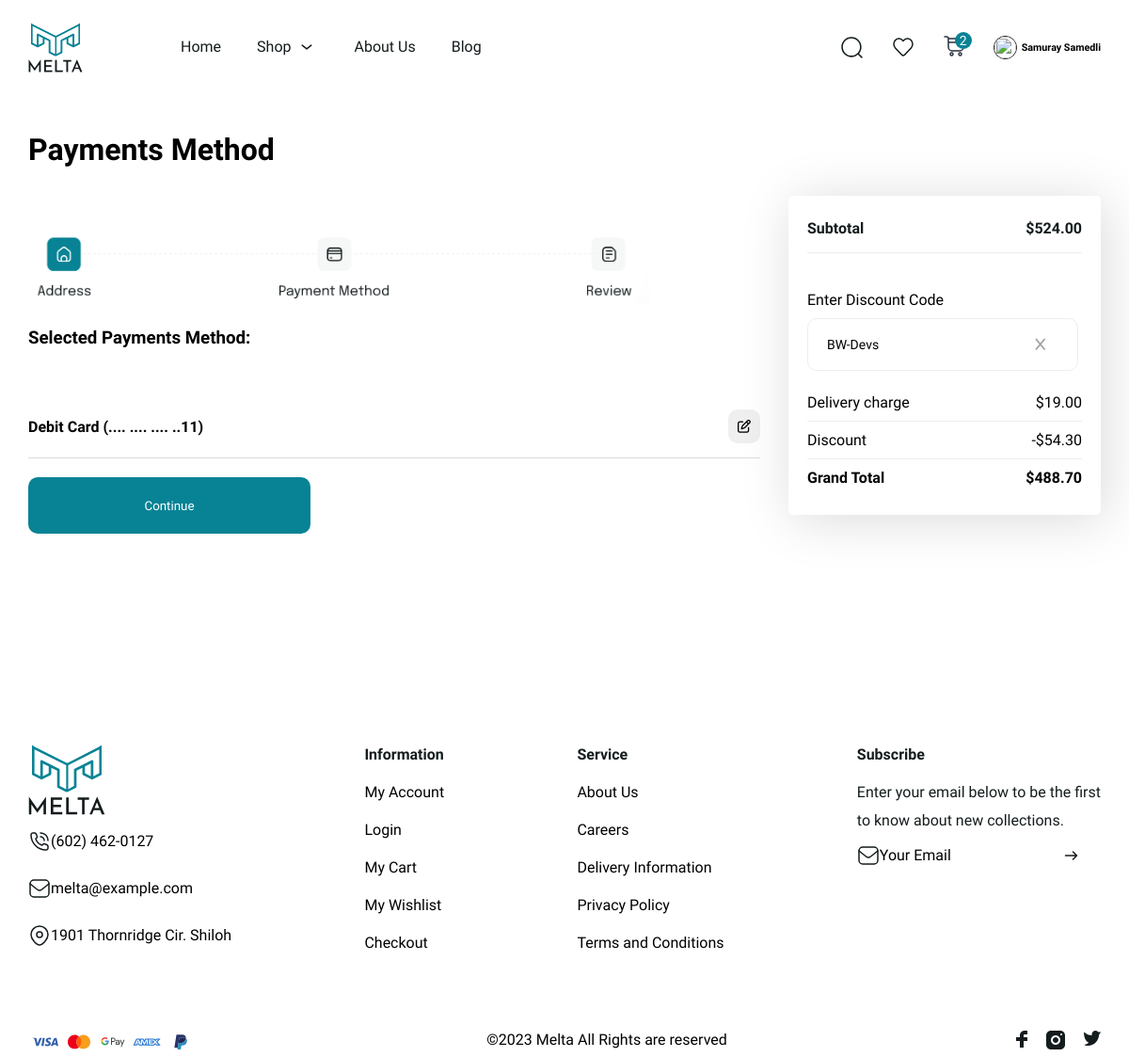
Page /payments/ (signed in) on the earlier database version.
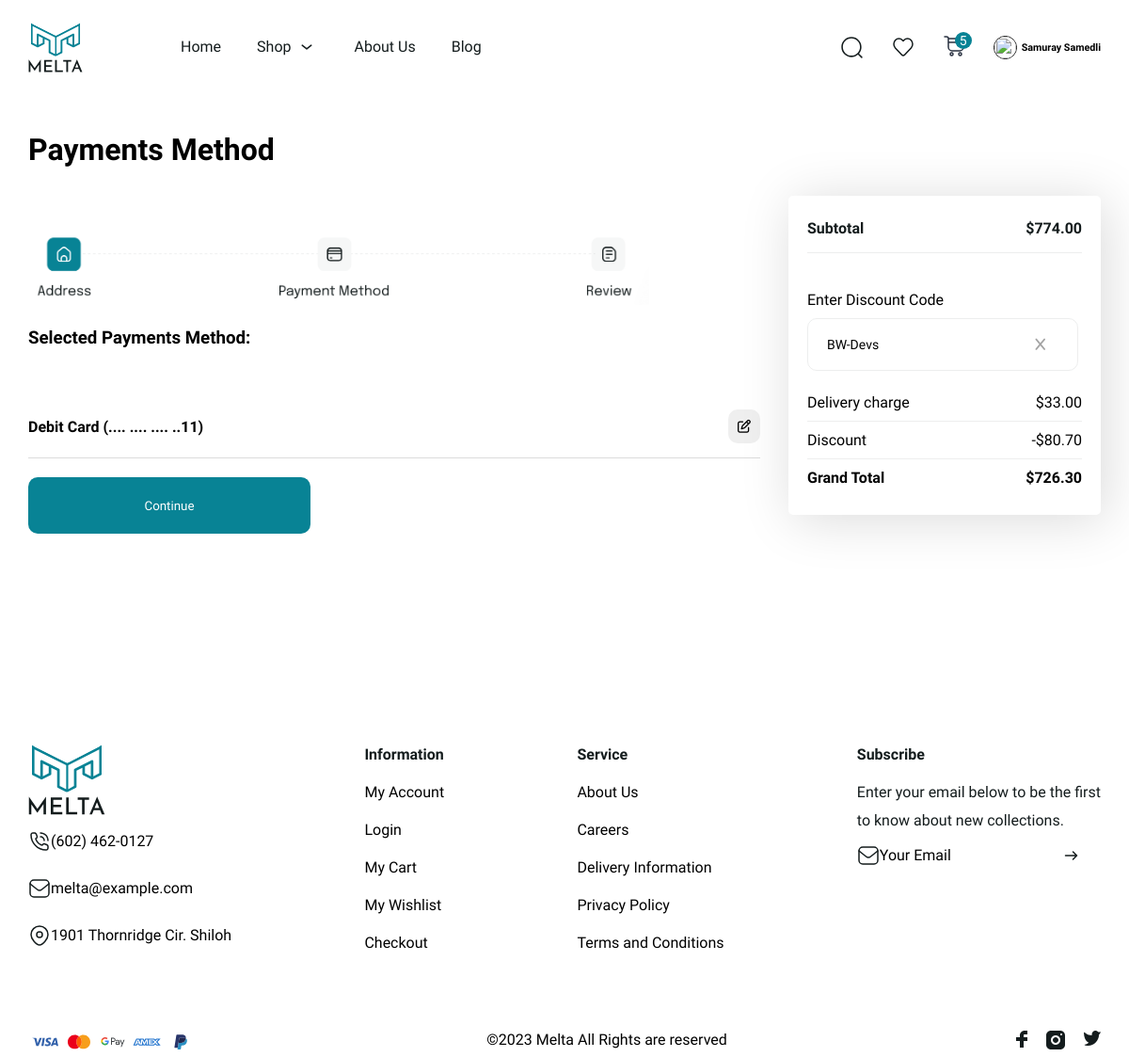
Same page on the later database version.
### home/models.py (models this page shows, shortened)
class UserOrderSummary(models.Model):
    user = models.OneToOneField(User,on_delete=models.CASCADE)
    discounts= models.ForeignKey(Discounts,null=True,db_constraint=False,on_delete=models.CASCADE,blank=True )
    discount_value= models.DecimalField(max_digits=10,decimal_places=2,default=0)
    subtotal= models.DecimalField(max_digits=10,decimal_places=2,default=0)
    payments = models.ForeignKey(Payments , null=True, blank=True,on_delete=models.CASCADE)
    address = models.ForeignKey(UserAddress, on_delete=models.SET_NULL, null=True, blank=True)
    total_delivery_cost= models.DecimalField(max_digits=10,decimal_places=2,default=0)
    grand_total= models.DecimalField(max_digits=10,decimal_places=2,default=0)

class Payments(models.Model):
    user = models.ForeignKey(User, on_delete=models.CASCADE)
    name = models.CharField(max_length=40,null=True,blank=True)
    payment_method = models.CharField(max_length=3, choices=PaymentMethod.choices)
    amount = models.DecimalField(max_digits=10, decimal_places=2,blank=True,null=True)
    transaction_id = models.CharField(max_length=100, blank=True, null=True)
    cvv = models.IntegerField(null=True,blank=True,validators=[MinValueValidator(100), MaxValueValidator(999)])
    payment_date = models.DateTimeField(auto_now_add=True)
    updated_at = models.DateTimeField(auto_now=True)
    class Meta:
        verbose_name = "Payment"
        verbose_name_plural = "Payments"

class Discounts(models.Model):
    code = models.CharField(max_length=50,unique=True)
    discount_type = models.CharField(max_length=50,choices=[('percentage', 'Percentage'), ('fixed', 'Fixed Amount')])
    discount_amount = models.DecimalField(max_digits=5, decimal_places=2)
    max_discount_amount = models.DecimalField(max_digits=5,decimal_places=2)
    is_active = models.BooleanField(default=True)
    def __str__(self):
        return self.code

### home/views.py (the view)
# urls.py: path('payments/',payments_view, name='payments'),
def payments_view(request):
    order = Order.objects.filter(customers=request.user, status=False)
    order_count = order.count()
    user_order_summary = UserOrderSummary.objects.get(user=request.user)
    address = UserAddress.objects.filter(user=request.user)
    context={'address':address,'user_order_summary':user_order_summary,'update_address': update_address,'order':order,'order_count':order_count}
    return render(request, 'payment.html',context)

### home/models.py (called while the page is built)
    def get_main_image(self):
        first_image = self.images.first()
        return first_image.images.url if first_image else None

### templates/payment.html (shortened to what this page needs)
{% extends "base.html" %}
{% block body %}
<div class="payments">
    <h1>Payments Method</h1>
      <div class="payments_body">
            <div class="payments_about">
              <div class="shipping_icon">
                    <img src="/media/navbar-footer_img/shipping_icon.png" alt="png" />
              </div>
              {% if user_order_summary.payments %}
              <h3 >Selected Payments Method:</h3>
              {% else %}
              <h3>Select Your payment method</h3>
              {% endif %}
              <div class="payment_select" >
            {% if user_order_summary.payments and not upd_card %}
            <div class="payment_info">
              <h4 >Debit Card (.... .... .... ..{{user_order_summary.payments.transaction_id|slice:'-2:'}})</h4>
              <a href="{% url 'update-card' user_order_summary.payments.id %}">
                <button class="payment_card_edit">
                  <i class="fa-regular fa-pen-to-square"></i>
                </button>
              </a>
            </div>
            {% endif %}
              <a href="{% url 'order-summary' %}">
                 <button type="button" style="height: 60px;width:300px;margin-top:10px"  class="pro_btn">Continue</button>
              </a>
            </div>
        </div>
      <div class="checkout_right">
        <div class="subtotal">
          <h4>Subtotal</h4>
          <h4>${{ user_order_summary.subtotal|floatformat:2}}</h4>
        </div>
        <div class="">
          <span style="text-align:left;">Enter Discount Code</span>
          <div class="coupon">
            {% if user_order_summary.discounts%}
            <div class="add_coupon_input">
              <div class="add_coupon_code">{{user_order_summary.discounts}}</div>
                <a href="{% url 'delete-discount'%}"><i class="fa-solid fa-x" style="color: #a3a3a3;">
                  </i>
                </a>
              </div>
            {% else %}
              <form class="coupon_input" method="post" action="{% url 'apply-discount' %}">
                {% csrf_token %}
                <input required type="text" id="coupon-code" value="" name="discount_code" placeholder="Enter discount code"/>
                <button type="submit" id="apply-coupon">Apply</button>
              </form>
            {% endif %}
      </div>
      <div class="delivery">
        <div>Delivery charge</div>
        <div>
          ${{user_order_summary.total_delivery_cost|floatformat:2}}
        </div>
      </div>
      <div class="delivery">
        {% if user_order_summary.discount_value > 0 %}
        <div>Discount</div>
        <div>-${{user_order_summary.discount_value}}</div>
        {% endif %}
      </div>
        <div class="total">
          <h4>Grand Total</h4>
          <h4 >${{user_order_summary.grand_total|floatformat:2}}</h4>
        </div>
      </div>
        </div>
      </div>
      </div>
</div>
{% endblock body %}

### templates/base.html (shortened to what this page needs)
{% load static %}
<!DOCTYPE html>
<html lang="en">
<head>
    <link rel="stylesheet" href="https://cdnjs.cloudflare.com/ajax/libs/font-awesome/6.5.1/css/all.min.css" />
    <link rel="stylesheet" href="{% static 'product.css'%}">
    <link rel="stylesheet" href="{%static 'style.css'%}">
</head>
<body>
    <div class="container">
        <div class="navbar">
          <div class="nav">
            <div class="logo_text">
              <a href="{% url 'home' %}">
                <img
                src="/media/navbar-footer_img/homepage_logo.svg"
                alt="header-logo"
                class="header_logo"
              />
              </a>
            </div>
            <ul class="header_menu">
              <li><a href="{% url 'home' %}">Home</a></li>
              <li>
                <a href="{% url 'products' %}">Shop <img src="/media/navbar-footer_img/down.svg" alt="down" /></a>
              </li>
              <li><a href="">About Us</a></li>
              <li><a href="">Blog</a></li>
            </ul>
          </div>
          <div class="nav_login">
            <ul class="header_icon">
              <li style='position:relative;display:flex;align-items:center'>
                  <img onclick='searchClick(event)' style='margin-left:10px;width:25px;height:25px'  src="/media/navbar-footer_img/search_icon.svg" alt="" />
              </li>
              <li>
                  <img src="/media/navbar-footer_img/fav_icon.svg" alt="" />
              </li>
              <li>
                <button id="shop_btn" onclick="card_view()" class="icon_button">
                  <img src="/media/navbar-footer_img/shopbuy_icon.svg" alt="" />
                  <span id="shopcount">{{order_count}}</span>
                </button>
              </li>
            </ul>
            {% if request.user.is_authenticated %}
            <div class="user_navbar">
              <a href="{% url 'my-order' %}">
                <div class="user_img">
                  <img src="https://static.vecteezy.com/system/resources/previews/005/129/844/non_2x/profile-user-icon-isolated-on-white-background-eps10-free-vector.jpg" alt="">
                </div>
                <h6>{{request.user.first_name|title}} {{request.user.last_name|title}}</h6>
              </a>
            </div>
              {% else %}
              <button class="login-button"><span>Login</span></button>
            {% endif %}
          </div>
        </div>
    </div>
    <div class="container">
      <div id='container_body' class="container_body">
    {% block body %}
    {% endblock body %}
     </div>
    <div class="container">
    <div>
        <div class="footer">
          <ul>
            <a href="{% url 'home' %}">
              <img
              src="/media/navbar-footer_img/homepage_logo.svg"
              alt="footer-logo"
              class="footer_logo"
            />
            </a>
            <li class="media_icon">
              <a href="tel:+16024620127">
                  <img src="/media/navbar-footer_img/calling.svg" alt="">
                  <span>(602) 462-0127</span>
              </a>
          </li>
            <li class="media_icon">
              <a href="mailto:melta@example.com">
                  <img src="/media/navbar-footer_img/gmail.svg" alt="">
                  <span>melta@example.com</span>
              </a>
          </li>
            <li class="media_icon">
              <a target="_blank" href="https://maps.app.goo.gl/EhKsEKHYkaUzpPF66">
                <img src="/media/navbar-footer_img/location.svg" alt="">
                <span>1901 Thornridge Cir. Shiloh</span>
              </a>
            </li>
          </ul>
          <ul>
            <li><span class="bold">Information</span></li>
            <li><a href="">My Account</a></li>
            <li><a href="">Login</a></li>
            <li><a
            {% if request.user.is_authenticated %}
              href="{% url 'checkout' %}"
            {% else %}
              href=""
            {% endif %}
              >My Cart</a></li>
            <li>
              <a
            {% if request.user.is_authenticated %}
              href=""
            {% else %}
              href=""
            {% endif %}
            >My Wishlist</a>
          </li>
            <li><a
            {% if request.user.is_authenticated %}
              href="{% url 'shipping' %}"
            {% else %}
              href=""
            {% endif %}
            >Checkout</a></li>
          </ul>
          <ul>
            <li><span class="bold">Service</span></li>
            <li>
              <a
                {% if request.user.is_authenticated %}
                href=""
              {% else %}
                href=""
              {% endif %}>
              About Us
              </a>
            </li>
            <li>
                <a
                {% if request.user.is_authenticated %}
                href=""
              {% else %}
                href=""
              {% endif %}
              >Careers</a>
            </li>
            <li>
                <a
                {% if request.user.is_authenticated %}
                href=""
              {% else %}
                href=""
              {% endif %}>
                Delivery Information</a>
            </li>
            <li>
              <a
              {% if request.user.is_authenticated %}
              href=""
            {% else %}
              href=""
            {% endif %}>
              Privacy Policy</a>
            </li>
            <li>
              <a
              {% if request.user.is_authenticated %}
              href=""
            {% else %}
              href=""
            {% endif %}>
              Terms and Conditions</a>
            </li>
          </ul>
          <ul>
            <li><span class="bold">Subscribe</span></li>
            <li>
              Enter your email below to be the first <br> to know about new
              collections.
            </li>
            <li class="gmail">
              <img src="/media/navbar-footer_img/gmail.svg" alt="gmail icon">
               <input placeholder="Your Email" type="email" name="email" id="subscribe_email">
              <img src="/media/navbar-footer_img/right.svg" alt="right icon"></li>
          </ul>
        </div>
        <br><br>
        <div class="footer_end">
          <ul class="pay_card">
              <li><img src="/media/navbar-footer_img/Visa.svg" alt="Visa"></li>
              <li><img src="/media/navbar-footer_img/Mastercard.svg" alt="Mastercard"></li>
              <li><img src="/media/navbar-footer_img/GooglePay.svg" alt="GooglePay"></li>
              <li><img src="/media/navbar-footer_img/Amex.svg" alt="Amex"></li>
              <li><img src="/media/navbar-footer_img/PayPal.svg" alt="PayPal"></li>
          </ul>
          <span>©2023 Melta All Rights are reserved️ </span>
          <ul class="social">
              <li><a target="_blank" href="https://www.facebook.com/codersaz">
                <img src="/media/navbar-footer_img/fb.svg" alt="facebook icon">
              </a></li>
              <li><a target="_blank" href="https://www.instagram.com/codersazerbaijan?utm_source=ig_web_button_share_sheet&igsh=ZDNlZDc0MzIxNw=="><img src="/media/navbar-footer_img/instagram.svg" alt="instagram icon"></a></li>
              <li><img src="/media/navbar-footer_img/twitter.svg" alt="twitter icon"></li>
          </ul>
      </div>
    </div>
    </div>
</body>
</html>

### static/product.css (style rules this page uses)
* { margin: 0; padding: 0; box-sizing: border-box; border: none; text-decoration: none; list-style: none; font-family: "Epilogue", sans-serif; user-select: none; scroll-behavior: smooth; }
i { cursor: pointer; }
a { color: black; }
.container { width: 1140px; max-width: 95%; margin: 0 auto; }
.container_body { display: flex; flex-direction: column; width: 100%; gap: 20px; padding: 40px 0px; }
.pro_btn { background-color: #088395; width: 100%; height: 100%; border-radius: 10px; border: none; color: white; cursor: pointer; }
#subscribe_email::placeholder { font-size: 20px; color: black; }

Differences in the rows shown:
changed UserOrderSummary "BW-Devs": subtotal "524.00" → "774.00"; total_delivery_cost "19.00" → "33.00"; discount_value "54.30" → "80.70"; grand_total "488.70" → "726.30"
Other differences:
{{ order_count }}: "2" → "5"
